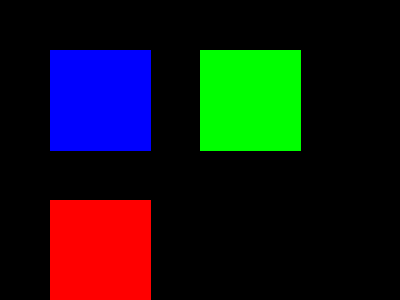
#> input picture DAY 3/test_pattern.png, 400 x 300 px, found by its file name
$ python exercise4_smart_crop.py
#> lines starting #> are read from the running program, lines starting #| are printed output that depends on the picture; after the words box and inside, x2 and y2 are one past the last pixel; in counts of white or black regions, pixels touching at a corner belong together
# exercise_4_smart_crop.py
import cv2
import numpy as np
import imutils
image = cv2.imread("test_pattern.png") # Use pattern image
#> image is the input picture: shape (300, 400, 3); mean B, G, R 21.7, 21.7, 21.5
# Convert to grayscale and find edges
gray = cv2.cvtColor(image, cv2.COLOR_BGR2GRAY)
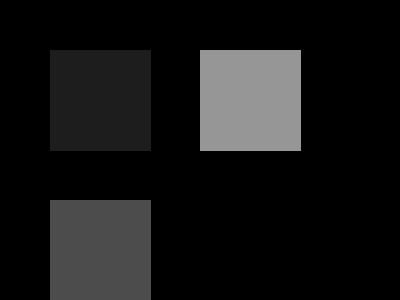
#> gray: shape (300, 400); min 0, max 150, mean 21.6
edges = cv2.Canny(gray, 50, 150)
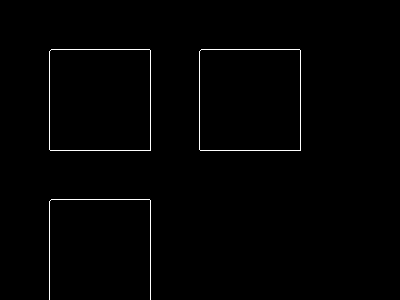
#> edges: shape (300, 400); 0.92% white in thin lines or dots, all inside (x1, y1, x2, y2) = (49, 49, 301, 300)
# Find contours
contours, _ = cv2.findContours(edges, cv2.RETR_EXTERNAL,cv2.CHAIN_APPROX_SIMPLE)
#> contours = 3 contours, 1 with area under 20; largest, box (x1, y1, x2, y2) and area: (199, 49, 301, 151) 10198, (49, 49, 151, 151) 10198
if contours:
 # Find largest contour by area
    largest = max(contours, key=cv2.contourArea)
#> largest = [[201, 49], [199, 51], [199, 149], [200, 150], [300, 150], [300, 50], [299, 49]]

 # Get bounding box
    x, y, w, h = cv2.boundingRect(largest)
#> x = 199; y = 49; w = 102; h = 102

 # Crop to bounding box with padding
    padding = 20
    y_start = max(0, y - padding)
#> y_start = 29
    y_end = min(image.shape[0], y + h + padding)
#> y_end = 171
    x_start = max(0, x - padding)
#> x_start = 179
    x_end = min(image.shape[1], x + w + padding)
#> x_end = 321

    cropped = image[y_start:y_end, x_start:x_end]
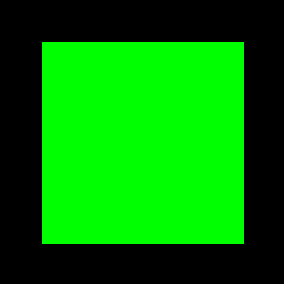
#> cropped: shape (142, 142, 3) (shown 2 times larger); mean B, G, R 0, 129, 0

 # Draw bounding box on original
    cv2.rectangle(image, (x, y), (x + w, y + h), (0, 255, 0),3)
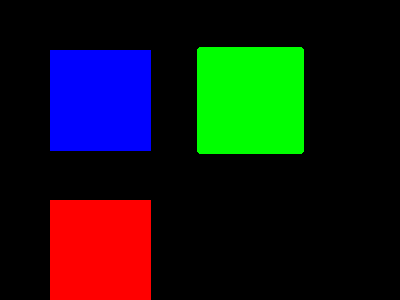
#> image: shape (300, 400, 3); 1.03% of pixels changed, all inside (x1, y1, x2, y2) = (197, 47, 304, 154)

    cv2.imshow("Original with Bounding Box", image)
    cv2.imshow("Smart Cropped Object", cropped)
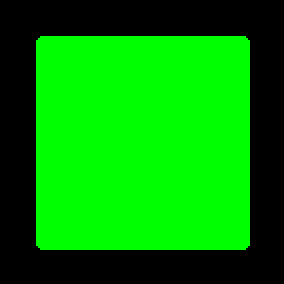
#> window 'Smart Cropped Object': shape (142, 142, 3) (shown 2 times larger); mean B, G, R 0, 144.6, 0
    cv2.waitKey(0)
    cv2.imwrite("smart_crop.png", cropped)
cv2.destroyAllWindows()
